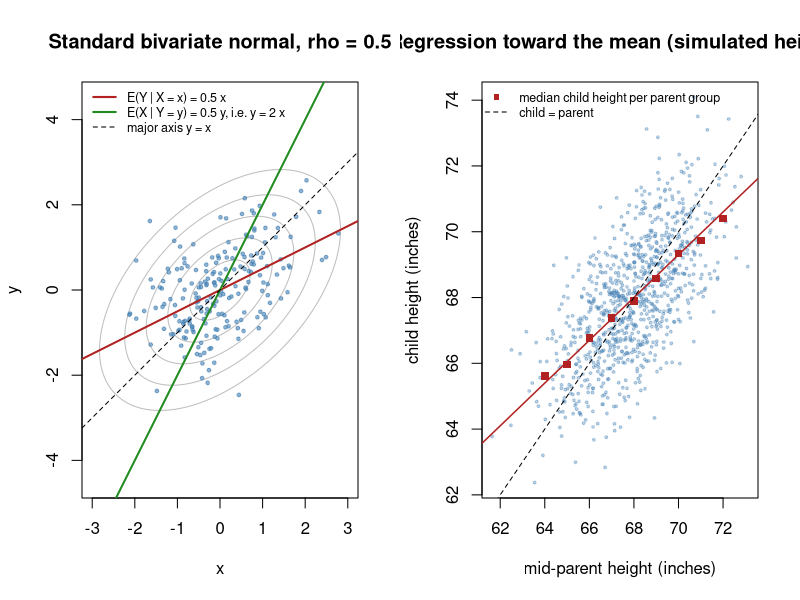

Write the R code that produced this figure.
# Two regression lines of a bivariate normal distribution, and the regression effect in simulated heights.
library(MASS)
set.seed(0)

rho <- 0.5
Sigma <- matrix(c(1, rho, rho, 1), 2)
xy <- mvrnorm(200, mu = c(0, 0), Sigma = Sigma)

op <- par(mfrow = c(1, 2))

# left: density contours, sample, and the two regression lines
g <- seq(-3, 3, length.out = 200)
Sinv <- solve(Sigma)
q <- outer(g, g, function(x, y) Sinv[1, 1] * x^2 + 2 * Sinv[1, 2] * x * y + Sinv[2, 2] * y^2)
contour(g, g, q, levels = c(0.5, 1.5, 3, 5, 8), drawlabels = FALSE, col = "gray", asp = 1,
        xlab = "x", ylab = "y", main = "Standard bivariate normal, rho = 0.5")
points(xy, pch = 19, cex = 0.5, col = adjustcolor("steelblue", 0.6))
abline(0, rho, col = "firebrick", lwd = 2)          # E(Y | X = x) = 0.5 x
abline(0, 1 / rho, col = "forestgreen", lwd = 2)    # E(X | Y = y) = 0.5 y, i.e. y = 2 x
abline(0, 1, lty = 2)                               # major axis
legend("topleft", bty = "n", cex = 0.75, lwd = c(2, 2, 1), lty = c(1, 1, 2),
       col = c("firebrick", "forestgreen", "black"),
       legend = c("E(Y | X = x) = 0.5 x", "E(X | Y = y) = 0.5 y, i.e. y = 2 x", "major axis y = x"))

# right: regression toward the mean in simulated parent and child heights
n <- 900
mu <- 68; s <- 1.8; r <- 0.65
z <- mvrnorm(n, mu = c(0, 0), Sigma = matrix(c(1, r, r, 1), 2))
parent <- mu + s * z[, 1]
child <- mu + s * z[, 2]
plot(parent, child, pch = 19, cex = 0.4, col = adjustcolor("steelblue", 0.35),
     xlab = "mid-parent height (inches)", ylab = "child height (inches)",
     main = "Regression toward the mean (simulated heights)")
grp <- cut(parent, breaks = seq(63.5, 73.5, by = 1), right = FALSE)
med <- tapply(child, grp, function(v) if (length(v) >= 10) median(v) else NA)
points(64:73, med, pch = 15, col = "firebrick")
abline(a = mu * (1 - r), b = r, col = "firebrick", lwd = 1.5)   # E(child | parent)
abline(0, 1, lty = 2)
legend("topleft", bty = "n", cex = 0.75, pch = c(15, NA), lty = c(NA, 2),
       col = c("firebrick", "black"), legend = c("median child height per parent group", "child = parent"))
par(op)
